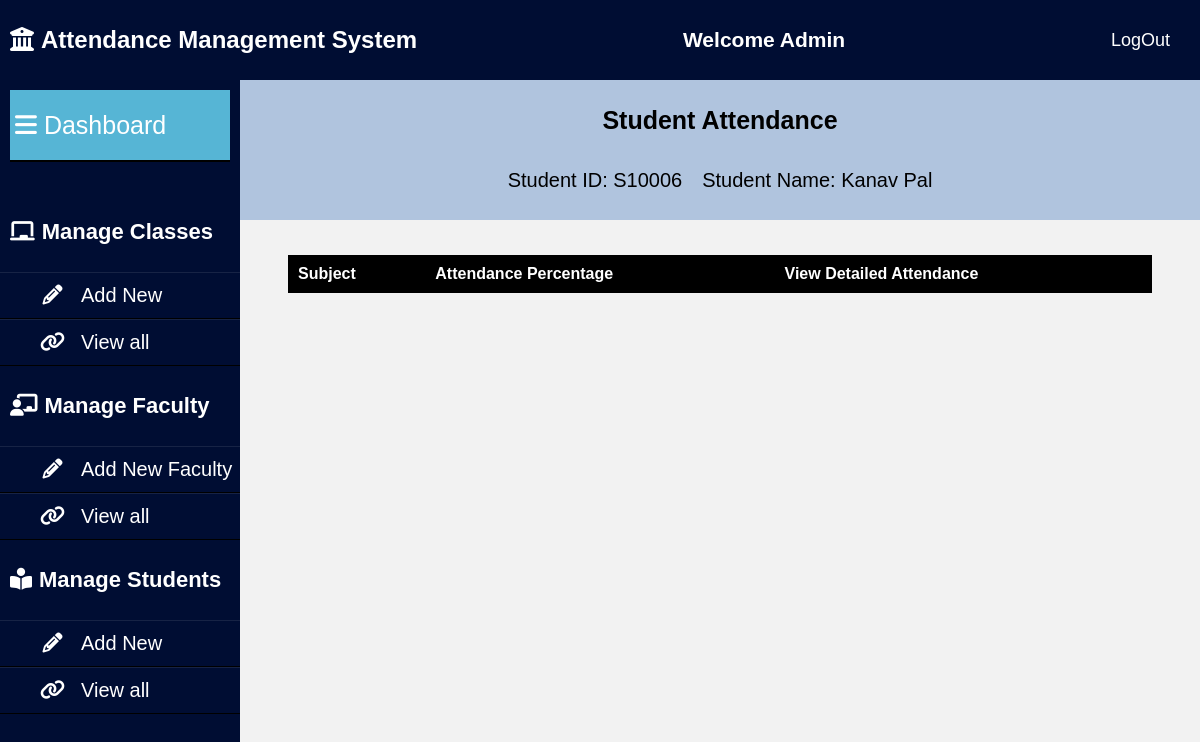
The app's page /student_mgmt/?student_id=S10006, older data.
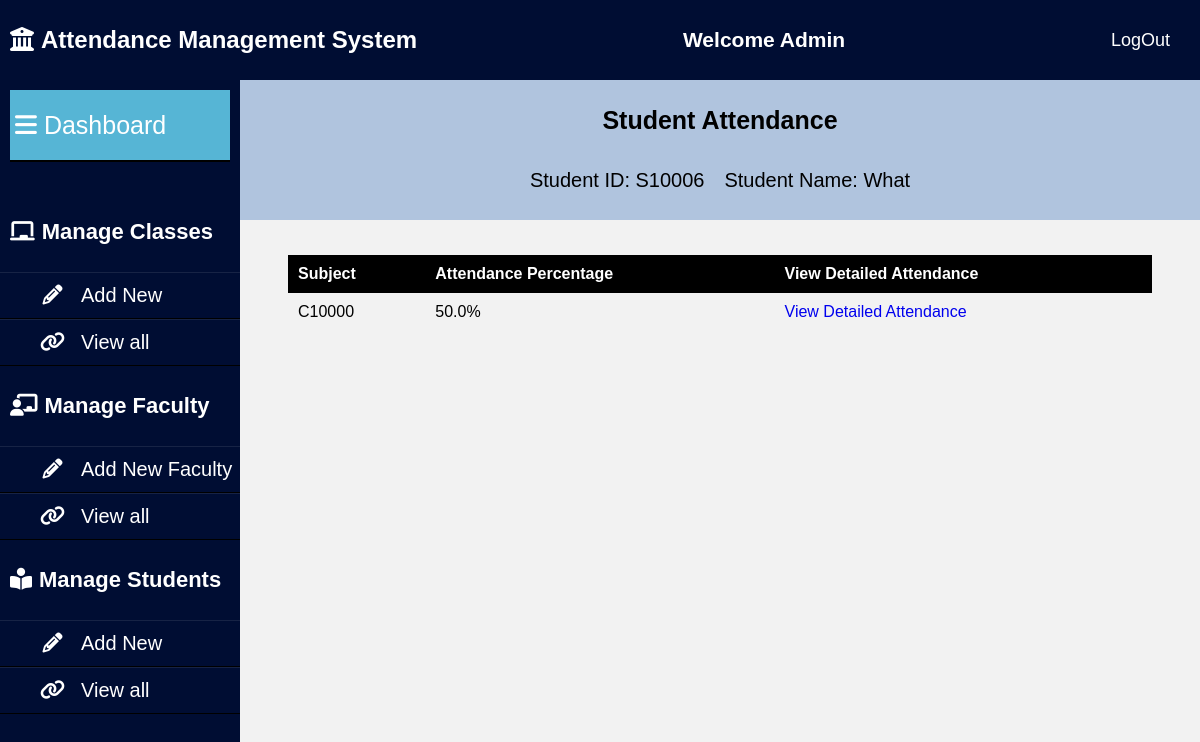
The same page, newer data.
### AMS_APP/models.py (models this page shows, shortened)
class Student(models.Model):
    student_id=models.CharField(max_length=15)
    student_name=models.CharField(max_length=30)
    email_id=models.CharField(max_length=30)
    password=models.CharField(max_length=30)
    class1=models.CharField(max_length=20,default='')
    class1_att=models.CharField(max_length=100,default='')
    class2=models.CharField(max_length=20,default='')
    class2_att=models.CharField(max_length=100,default='')
    class3=models.CharField(max_length=20,default='')
    class3_att=models.CharField(max_length=100,default='')
    class4=models.CharField(max_length=20,default='')
    class4_att=models.CharField(max_length=100,default='')
    class5=models.CharField(max_length=20,default='')
    class5_att=models.CharField(max_length=100,default='')
    class6=models.CharField(max_length=20,default='')
    class6_att=models.CharField(max_length=100,default='')
    class7=models.CharField(max_length=20,default='')
    class7_att=models.CharField(max_length=100,default='')
    class8=models.CharField(max_length=20,default='')
    class8_att=models.CharField(max_length=100,default='')

### AMS_APP/views.py (the view, shortened to what this page needs)
# urls.py: path('student_mgmt/', views.student_mgmt, name='student_mgmt'),
def student_mgmt(request):
    student_id = request.GET.get('student_id')
    student=Student.objects.filter(student_id=student_id)[0]
    student_name=student.student_name
    class_list=[]
    if student.class1!='':
        a=[student.class1]
        att_str=student.class1_att
        if att_str.count('P')==0 and att_str.count('A')==0:
            att='NA'
        else:
            att=att_str.count('P')/(att_str.count('P')+att_str.count('A'))*100
        a.append(att)
        class_list.append(a)
    dic={'student_name':student_name,'student_id':student_id,'class_list':class_list}
    return render(request, 'student_mgmt.html',dic)

### template/student_mgmt.html (shortened to what this page needs)
{% load static %}
<!DOCTYPE html>
<html lang="en">
<head>
    <link rel="stylesheet" href="{% static 'css/admindashboard.css'%}">
    <link rel="stylesheet" href="https://cdnjs.cloudflare.com/ajax/libs/font-awesome/6.4.0/css/all.min.css">
    <link rel="stylesheet" type="text/css" href="{% static 'css/student_mgmt.css'%}">
</head>
<body>
    <header class="mainheader">
        <h1><i class="fas fa-university"></i>Attendance Management System</h1>
        <h2>Welcome Admin</h2>
        <a href="/logoutuser" class="btn">LogOut</a>
    </header>
    <aside>
        <header>
            <a href="/AdminDashboard">
                <i class="fas fa-bars"></i>Dashboard
            </a>
        </header>
        <ul>
            <li><h4><i class="fas fa-chalkboard"></i>Manage Classes</h4></li>
            <ul>
                <li><a href="/courseadd"><i class="fa fa-pencil fa-fw"></i>Add New</a></li>
                <li><a href="/viewclass"><i class="fa fa-link"></i>View all</a></li>
            </ul>
        </ul>
        <ul>
            <li><h4><i class="fas fa-chalkboard-teacher"></i>Manage Faculty</h4></li>
            <ul>
                <li><a href="/teacher"><i class="fa fa-pencil fa-fw"></i>Add New Faculty</a></li>
                <li><a href="/viewfaculty"><i class="fa fa-link"></i>View all</a></li>
            </ul>
        </ul>
        <ul>
            <li><h4><i class="fas fa-book-reader" aria-hidden="true"></i>Manage Students</h4></li>
            <ul>
                <li><a href="/addnewstudent"><i class="fa fa-pencil fa-fw"></i>Add New</a></li>
                <li><a href="/viewstudent"><i class="fa fa-link"></i>View all</a></li>
            </ul>
        </ul>
    </aside>
    <div class="content-container">
        <header class="pageheader">
            <h1>Student Attendance</h1>
            <div class="heading">
                <p>Student ID: {{ student_id}}</p>
                <p>Student Name: {{ student_name}}</p>
            </div>
        </header>
        <div class="table">
        <table>
            <tr>
                <th>Subject</th>
                <th>Attendance Percentage</th>
                <th>View Detailed Attendance</th>
            </tr>
            {% for q in class_list %}
            <tr>
                <td>{{ q.0 }}</td>
                <td>{{ q.1 }}%</td>
                <td><a href="/editattendanceforadmin/?details={{ q.0 }}{{ student_id }}">View Detailed Attendance</a></td>
            </tr>
            {% endfor %}
        </table>
    </div>
    </div>
</body>
</html>

Row changes from the older to the newer data that the page shows:
removed Student: student_name "Kanav Pal"
now on this page (row edited): Student: student_name "What", class1 "C10000"
changed Student: class1 empty → "C10000" (drawn)
Text that changed along with them:
new list line: "50.0 % View Detailed Attendance"
